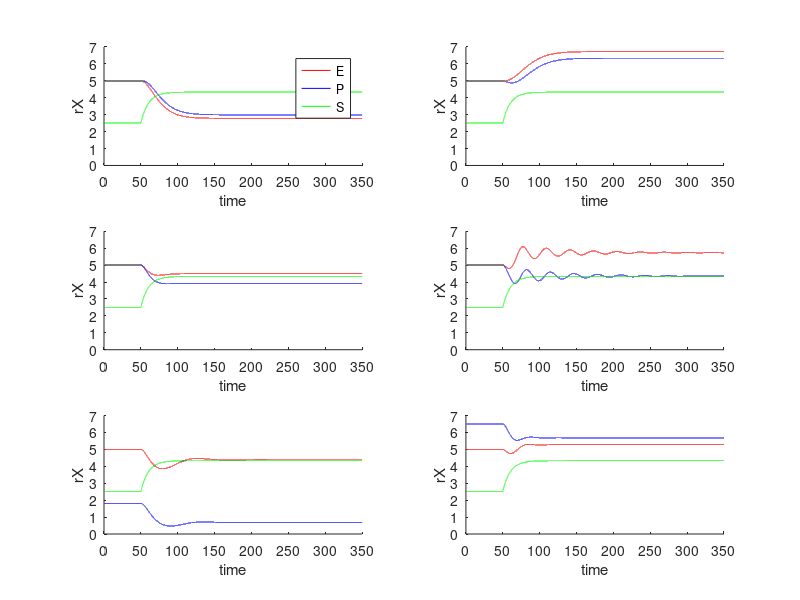

The MATLAB script that drew this image: (Note: this script raises an error after producing the figure.)
%% Code to reproduce Fig. 1 of Bos, Miehl et al., 2025


% parameters
power=2; % power of the I/O nonlinearity
mult_f=1/4; % multiplyer of nonlinearity

dt=0.01; % simulation timestep
end_sim=350; % length of stimulation
tauE=10; tauP=10; tauS=10; % time constants for each population
I_mod_S=1; % amount of SST perturbation

%% Case 1 - Inhibition
counter=0;

wEE=0.8; wEP=0.5; wPE=1; wPP=0.6; % E-PV parameters
wSS=0; % SST self-connection
wES=0.2; % inhibitory pathway
wPS=0; % disinhibitory pathway
wSE=0;% FB from E to SST
wSP=0; % FB from PV to SST

rS=2.5; rP=5; rE=5; % initial firing rates for each population

rE_save(1,1)=rE;
rP_save(1,1)=rP;
rS_save(1,1)=rS;

% calculate the inputs for each population from the firing rate steady
% states rX=mult_f*(wXE*rE-wXP*rP-wXS*rS+xX0)^power for X=[E,P,S]
xE0=(rE_save(1,1)/mult_f)^(power^(-1))-(wEE*rE_save(1,1)-wEP*rP_save(1,1)-wES*rS_save(1,1)); 
xP0=(rP_save(1,1)/mult_f)^(power^(-1))-(wPE*rE_save(1,1)-wPP*rP_save(1,1)-wPS*rS_save(1,1)); 
xS0=(rS_save(1,1)/mult_f)^(power^(-1))-(wSE*rE_save(1,1)-wSP*rP_save(1,1)-wSS*rS_save(1,1));
xE=xE0; xP=xP0; xS=xS0;

for tt=dt:dt:end_sim
    counter=counter+1;
    
    if round(tt/dt)*dt==50
        xS=xS0+I_mod_S;
    end
    
    rE_save(counter+1,1)=rE_save(counter,1)+dt*(-rE_save(counter,1)+mult_f*(wEE*rE_save(counter,1)-wEP*rP_save(counter,1)-wES*rS_save(counter,1)+xE)^power)/tauE;
    rP_save(counter+1,1)=rP_save(counter,1)+dt*(-rP_save(counter,1)+mult_f*(wPE*rE_save(counter,1)-wPP*rP_save(counter,1)-wPS*rS_save(counter,1)+xP)^power)/tauP;
    rS_save(counter+1,1)=rS_save(counter,1)+dt*(-rS_save(counter,1)+mult_f*(wSE*rE_save(counter,1)-wSP*rP_save(counter,1)-wSS*rS_save(counter,1)+xS)^power)/tauS;

end

%% Case 1 - Disinhibition
case_dyn=2;
counter=0;

wEE=0.8; wEP=0.5; wPE=1; wPP=0.6; % E-PV parameters
wSS=0; % SST self-connection
wES=0; % inhibitory pathway
wPS=0.2; % disinhibitory pathway
wSE=0;% FB from E to SST
wSP=0; % FB from PV to SST

rS=2.5; rP=5; rE=5;

rE_save(1,case_dyn)=rE;
rP_save(1,case_dyn)=rP;
rS_save(1,case_dyn)=rS;

xE0=(rE_save(1,case_dyn)/mult_f)^(power^(-1))-(wEE*rE_save(1,case_dyn)-wEP*rP_save(1,case_dyn)-wES*rS_save(1,case_dyn)); 
xP0=(rP_save(1,case_dyn)/mult_f)^(power^(-1))-(wPE*rE_save(1,case_dyn)-wPP*rP_save(1,case_dyn)-wPS*rS_save(1,case_dyn)); 
xS0=(rS_save(1,case_dyn)/mult_f)^(power^(-1))-(wSE*rE_save(1,case_dyn)-wSP*rP_save(1,case_dyn)-wSS*rS_save(1,case_dyn));
xE=xE0; xP=xP0; xS=xS0;

for tt=dt:dt:end_sim
    counter=counter+1;
    
    if round(tt/dt)*dt==50
        xS=xS0+I_mod_S;
    end
    
    rE_save(counter+1,case_dyn)=rE_save(counter,case_dyn)+dt*(-rE_save(counter,case_dyn)+mult_f*(wEE*rE_save(counter,case_dyn)-wEP*rP_save(counter,case_dyn)-wES*rS_save(counter,case_dyn)+xE)^power)/tauE;
    rP_save(counter+1,case_dyn)=rP_save(counter,case_dyn)+dt*(-rP_save(counter,case_dyn)+mult_f*(wPE*rE_save(counter,case_dyn)-wPP*rP_save(counter,case_dyn)-wPS*rS_save(counter,case_dyn)+xP)^power)/tauP;
    rS_save(counter+1,case_dyn)=rS_save(counter,case_dyn)+dt*(-rS_save(counter,case_dyn)+mult_f*(wSE*rE_save(counter,case_dyn)-wSP*rP_save(counter,case_dyn)-wSS*rS_save(counter,case_dyn)+xS)^power)/tauS;

end

%% Case 2 - strong PV-to-PV self-connection
case_dyn=3;
counter=0;

wEE=0.8; wEP=1; wPE=1; wPP=1; % E-PV parameters
wSS=0; 
wES=0.5; % inhibitory pathway
wPS=0.6; % disinhibitory pathway
wSE=0;% FB from E to SST
wSP=0; % FB from PV to SST

rS=2.5; rP=5; rE=5;

rE_save(1,case_dyn)=rE;
rP_save(1,case_dyn)=rP;
rS_save(1,case_dyn)=rS;

xE0=(rE_save(1,case_dyn)/mult_f)^(power^(-1))-(wEE*rE_save(1,case_dyn)-wEP*rP_save(1,case_dyn)-wES*rS_save(1,case_dyn)); 
xP0=(rP_save(1,case_dyn)/mult_f)^(power^(-1))-(wPE*rE_save(1,case_dyn)-wPP*rP_save(1,case_dyn)-wPS*rS_save(1,case_dyn)); 
xS0=(rS_save(1,case_dyn)/mult_f)^(power^(-1))-(wSE*rE_save(1,case_dyn)-wSP*rP_save(1,case_dyn)-wSS*rS_save(1,case_dyn));
xE=xE0; xP=xP0; xS=xS0;

for tt=dt:dt:end_sim
    counter=counter+1;
    
    if round(tt/dt)*dt==50
        xS=xS0+I_mod_S;
    end
    
    rE_save(counter+1,case_dyn)=rE_save(counter,case_dyn)+dt*(-rE_save(counter,case_dyn)+mult_f*(wEE*rE_save(counter,case_dyn)-wEP*rP_save(counter,case_dyn)-wES*rS_save(counter,case_dyn)+xE)^power)/tauE;
    rP_save(counter+1,case_dyn)=rP_save(counter,case_dyn)+dt*(-rP_save(counter,case_dyn)+mult_f*(wPE*rE_save(counter,case_dyn)-wPP*rP_save(counter,case_dyn)-wPS*rS_save(counter,case_dyn)+xP)^power)/tauP;
    rS_save(counter+1,case_dyn)=rS_save(counter,case_dyn)+dt*(-rS_save(counter,case_dyn)+mult_f*(wSE*rE_save(counter,case_dyn)-wSP*rP_save(counter,case_dyn)-wSS*rS_save(counter,case_dyn)+xS)^power)/tauS;

end

%% Case 2 - weak PV-to-PV self-connection
case_dyn=4;
counter=0;

wEE=0.8; wEP=1; wPE=1; wPP=0.1; % E-PV parameters
wSS=0; 
wES=0.5; % inhibitory pathway
wPS=0.6; % disinhibitory pathway
wSE=0;% FB from E to SST
wSP=0; % FB from PV to SST

rS=2.5; rP=5; rE=5;

rE_save(1,case_dyn)=rE;
rP_save(1,case_dyn)=rP;
rS_save(1,case_dyn)=rS;

xE0=(rE_save(1,case_dyn)/mult_f)^(power^(-1))-(wEE*rE_save(1,case_dyn)-wEP*rP_save(1,case_dyn)-wES*rS_save(1,case_dyn)); 
xP0=(rP_save(1,case_dyn)/mult_f)^(power^(-1))-(wPE*rE_save(1,case_dyn)-wPP*rP_save(1,case_dyn)-wPS*rS_save(1,case_dyn)); 
xS0=(rS_save(1,case_dyn)/mult_f)^(power^(-1))-(wSE*rE_save(1,case_dyn)-wSP*rP_save(1,case_dyn)-wSS*rS_save(1,case_dyn));
xE=xE0; xP=xP0; xS=xS0;

for tt=dt:dt:end_sim
    counter=counter+1;
    
    if round(tt/dt)*dt==50
        xS=xS0+I_mod_S;
    end
    
    rE_save(counter+1,case_dyn)=rE_save(counter,case_dyn)+dt*(-rE_save(counter,case_dyn)+mult_f*(wEE*rE_save(counter,case_dyn)-wEP*rP_save(counter,case_dyn)-wES*rS_save(counter,case_dyn)+xE)^power)/tauE;
    rP_save(counter+1,case_dyn)=rP_save(counter,case_dyn)+dt*(-rP_save(counter,case_dyn)+mult_f*(wPE*rE_save(counter,case_dyn)-wPP*rP_save(counter,case_dyn)-wPS*rS_save(counter,case_dyn)+xP)^power)/tauP;
    rS_save(counter+1,case_dyn)=rS_save(counter,case_dyn)+dt*(-rS_save(counter,case_dyn)+mult_f*(wSE*rE_save(counter,case_dyn)-wSP*rP_save(counter,case_dyn)-wSS*rS_save(counter,case_dyn)+xS)^power)/tauS;

end

%% Case 3 - low PV firing rate
case_dyn=5;
counter=0;

wEE=0.8; wEP=1; wPE=1; wPP=0.6; % E-PV parameters
wSS=0; 
wES=0.5; % inhibitory pathway
wPS=0.6; % disinhibitory pathway
wSE=0;% FB from E to SST
wSP=0; % FB from PV to SST

rS=2.5; rP=1.8; rE=5;

rE_save(1,case_dyn)=rE;
rP_save(1,case_dyn)=rP;
rS_save(1,case_dyn)=rS;

xE0=(rE_save(1,case_dyn)/mult_f)^(power^(-1))-(wEE*rE_save(1,case_dyn)-wEP*rP_save(1,case_dyn)-wES*rS_save(1,case_dyn)); 
xP0=(rP_save(1,case_dyn)/mult_f)^(power^(-1))-(wPE*rE_save(1,case_dyn)-wPP*rP_save(1,case_dyn)-wPS*rS_save(1,case_dyn)); 
xS0=(rS_save(1,case_dyn)/mult_f)^(power^(-1))-(wSE*rE_save(1,case_dyn)-wSP*rP_save(1,case_dyn)-wSS*rS_save(1,case_dyn));
xE=xE0; xP=xP0; xS=xS0;

for tt=dt:dt:end_sim
    counter=counter+1;
    
    if round(tt/dt)*dt==50
        xS=xS0+I_mod_S;
    end
    
    rE_save(counter+1,case_dyn)=rE_save(counter,case_dyn)+dt*(-rE_save(counter,case_dyn)+mult_f*(wEE*rE_save(counter,case_dyn)-wEP*rP_save(counter,case_dyn)-wES*rS_save(counter,case_dyn)+xE)^power)/tauE;
    rP_save(counter+1,case_dyn)=rP_save(counter,case_dyn)+dt*(-rP_save(counter,case_dyn)+mult_f*(wPE*rE_save(counter,case_dyn)-wPP*rP_save(counter,case_dyn)-wPS*rS_save(counter,case_dyn)+xP)^power)/tauP;
    rS_save(counter+1,case_dyn)=rS_save(counter,case_dyn)+dt*(-rS_save(counter,case_dyn)+mult_f*(wSE*rE_save(counter,case_dyn)-wSP*rP_save(counter,case_dyn)-wSS*rS_save(counter,case_dyn)+xS)^power)/tauS;

end

%% Case 3 - high PV firing rate
case_dyn=6;
counter=0;

wEE=0.8; wEP=1; wPE=1; wPP=0.6; % E-PV parameters
wSS=0; 
wES=0.5; % inhibitory pathway
wPS=0.6; % disinhibitory pathway
wSE=0;% FB from E to SST
wSP=0; % FB from PV to SST

rS=2.5; rP=6.5; rE=5;

rE_save(1,case_dyn)=rE;
rP_save(1,case_dyn)=rP;
rS_save(1,case_dyn)=rS;

xE0=(rE_save(1,case_dyn)/mult_f)^(power^(-1))-(wEE*rE_save(1,case_dyn)-wEP*rP_save(1,case_dyn)-wES*rS_save(1,case_dyn)); 
xP0=(rP_save(1,case_dyn)/mult_f)^(power^(-1))-(wPE*rE_save(1,case_dyn)-wPP*rP_save(1,case_dyn)-wPS*rS_save(1,case_dyn)); 
xS0=(rS_save(1,case_dyn)/mult_f)^(power^(-1))-(wSE*rE_save(1,case_dyn)-wSP*rP_save(1,case_dyn)-wSS*rS_save(1,case_dyn));
xE=xE0; xP=xP0; xS=xS0;

for tt=dt:dt:end_sim
    counter=counter+1;
    
    if round(tt/dt)*dt==50
        xS=xS0+I_mod_S;
    end
    
    rE_save(counter+1,case_dyn)=rE_save(counter,case_dyn)+dt*(-rE_save(counter,case_dyn)+mult_f*(wEE*rE_save(counter,case_dyn)-wEP*rP_save(counter,case_dyn)-wES*rS_save(counter,case_dyn)+xE)^power)/tauE;
    rP_save(counter+1,case_dyn)=rP_save(counter,case_dyn)+dt*(-rP_save(counter,case_dyn)+mult_f*(wPE*rE_save(counter,case_dyn)-wPP*rP_save(counter,case_dyn)-wPS*rS_save(counter,case_dyn)+xP)^power)/tauP;
    rS_save(counter+1,case_dyn)=rS_save(counter,case_dyn)+dt*(-rS_save(counter,case_dyn)+mult_f*(wSE*rE_save(counter,case_dyn)-wSP*rP_save(counter,case_dyn)-wSS*rS_save(counter,case_dyn)+xS)^power)/tauS;

end

%% make figures
fig=figure
subplot(3,2,1)
hold on
plot(0:dt:end_sim,rE_save(:,1),'r')
plot(0:dt:end_sim,rP_save(:,1),'b')
plot(0:dt:end_sim,rS_save(:,1),'g')
hold off
legend('E','P','S')
xlabel('time')
ylabel('rX')
xlim([0 end_sim])
ylim([0 7])

subplot(3,2,2)
hold on
plot(0:dt:end_sim,rE_save(:,2),'r')
plot(0:dt:end_sim,rP_save(:,2),'b')
plot(0:dt:end_sim,rS_save(:,2),'g')
hold off
xlabel('time')
ylabel('rX')
xlim([0 end_sim])
ylim([0 7])

subplot(3,2,3)
hold on
plot(0:dt:end_sim,rE_save(:,3),'r')
plot(0:dt:end_sim,rP_save(:,3),'b')
plot(0:dt:end_sim,rS_save(:,3),'g')
hold off
xlabel('time')
ylabel('rX')
xlim([0 end_sim])
ylim([0 7])

subplot(3,2,4)
hold on
plot(0:dt:end_sim,rE_save(:,4),'r')
plot(0:dt:end_sim,rP_save(:,4),'b')
plot(0:dt:end_sim,rS_save(:,4),'g')
hold off
xlabel('time')
ylabel('rX')
xlim([0 end_sim])
ylim([0 7])

subplot(3,2,5)
hold on
plot(0:dt:end_sim,rE_save(:,5),'r')
plot(0:dt:end_sim,rP_save(:,5),'b')
plot(0:dt:end_sim,rS_save(:,5),'g')
hold off
xlabel('time')
ylabel('rX')
xlim([0 end_sim])
ylim([0 7])

subplot(3,2,6)
hold on
plot(0:dt:end_sim,rE_save(:,6),'r')
plot(0:dt:end_sim,rP_save(:,6),'b')
plot(0:dt:end_sim,rS_save(:,6),'g')
hold off
xlabel('time')
ylabel('rX')
xlim([0 end_sim])
ylim([0 7])

fig.Renderer='Painters';
%saveas(gcf,'Fig_1_cases.pdf')